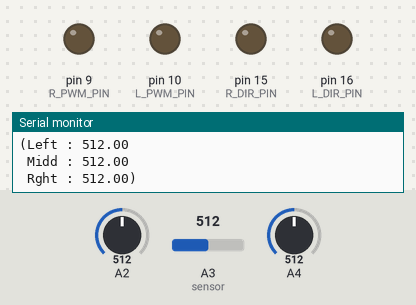
This sketch was run on a simulated Arduino Mega 2560, built with avr-gcc and run on an emulated ATmega2560. Parts: output pins drawn as LEDs (lit = HIGH), the last lines printed to the serial monitor. The inputs (shaded band) are chosen by the test bench; at power-on: A2 = 512, A3 (sensor) = 512, A4 = 512.

Above: at 1.2 s.
1.3 s: A2 set to 584
2.8 s: A2 set to 616
At 4.0 s:
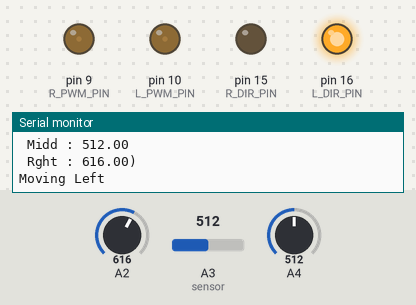
4.3 s: A3 (sensor) set to 588
7.3 s: A3 (sensor) set to 617
At 8.3 s:
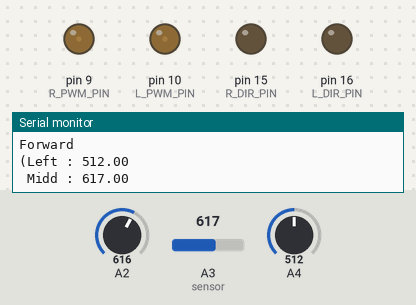
8.8 s: A4 set to 106
11.8 s: A4 set to 94
Timing chart, 0 to 14.8 s (numbered marks = the images above; inputs shaded):
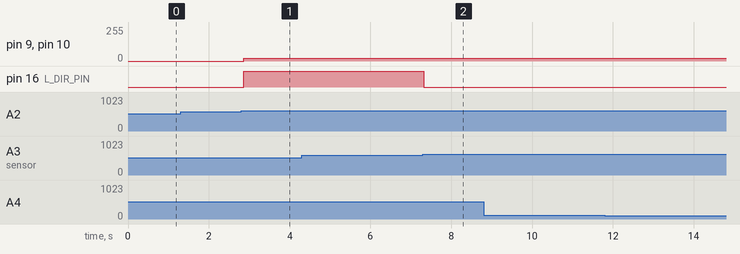

The sketch:

sensor_data_collection.ino
```cpp
#define BAUD_RATE 9600

#define L_PWM_PIN 10
#define L_DIR_PIN 16
#define R_PWM_PIN  9
#define R_DIR_PIN 15


// the setup function runs once when you press reset or power the board
void setup()
{

  pinMode(A2, INPUT);
  pinMode(A3, INPUT);
  pinMode(A4, INPUT);
  pinMode( L_PWM_PIN, OUTPUT );
  pinMode( L_DIR_PIN, OUTPUT );
  pinMode( R_PWM_PIN, OUTPUT );
  pinMode( R_DIR_PIN, OUTPUT );


  Serial.begin(BAUD_RATE);
  //delay(1000);
  Serial.println(" ***Reset*** ");

}


void loop()
{

  float lS =  analogRead(A4);  // left sensor towards pin 5
  float mS =  analogRead(A3); // middle sensor
  float rS =  analogRead(A2); // right sensor towards ground


 /*
  int lS =  digitalRead(A4);  // left sensor towards pin 5
  int mS =  digitalRead(A3); // middle sensor
  int rS =  digitalRead(A2); // right sensor towards ground
  */

  Serial.println( "(Left : " + String(lS) + "  \n Midd : " + String(mS) + "  \n Rght : " + String(rS)  + ")" );
  //Serial.println("\n  \n" );
  int threshold = 600;
  if(mS > threshold){
     moveForward();
  }else if(rS > threshold){
    moveLeft();
    }else if(lS > threshold){
    moveRight();
    }else{
      Stop();
      }


  delay(50);

}

void mySpeed(){
     analogWrite(L_PWM_PIN, 20);
     analogWrite(R_PWM_PIN, 20);
}


void moveForward(){
  Serial.println("Forward");
     mySpeed();
     digitalWrite( L_DIR_PIN, LOW  );
     digitalWrite( R_DIR_PIN, LOW );
  }
  void moveLeft(){
     Serial.println("Moving Left");
     mySpeed();
     digitalWrite( L_DIR_PIN, HIGH  );
     digitalWrite( R_DIR_PIN, LOW );
  }
  void moveRight(){
    Serial.println("Moving Right");
     mySpeed();
     digitalWrite( L_DIR_PIN, LOW  );
     digitalWrite( R_DIR_PIN, HIGH );
  }
  void Stop(){
    Serial.println("Stopping");
     analogWrite(L_PWM_PIN, 0);
     analogWrite(R_PWM_PIN, 0);
     //digitalWrite( L_DIR_PIN, LOW  );
     //digitalWrite( R_DIR_PIN, LOW );
  }
```

Measured:
- the behaviour switches between 600 and 601 on A2 (found by bisection; images 0 and 1)
- the behaviour switches between 600 and 601 on A3 (sensor) (found by bisection; images 1 and 2)
- after the input at 2.8 s, pin 9 (R_PWM_PIN), pin 10 (L_PWM_PIN): 0/255 → 20/255 after 0.07 s; pin 16 (L_DIR_PIN): LOW → HIGH after 0.07 s
- after the input at 7.3 s, pin 16 (L_DIR_PIN): HIGH → LOW at once
